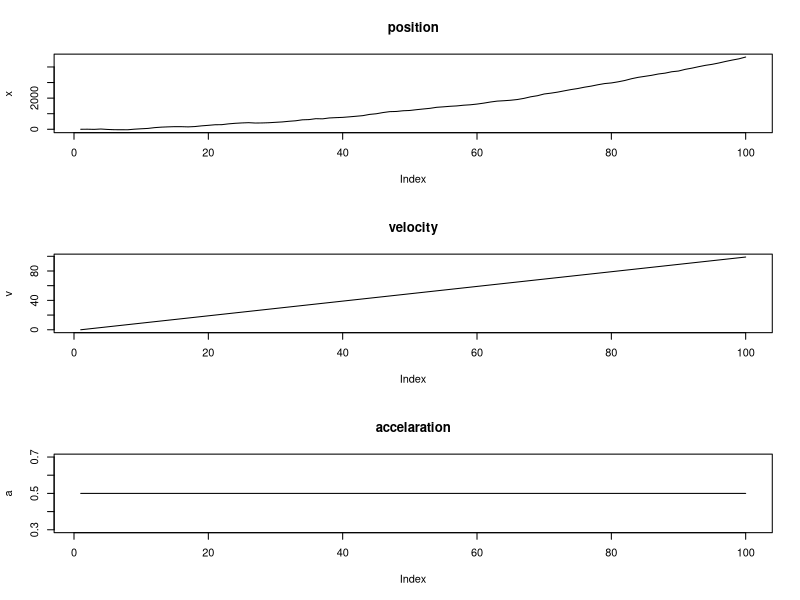
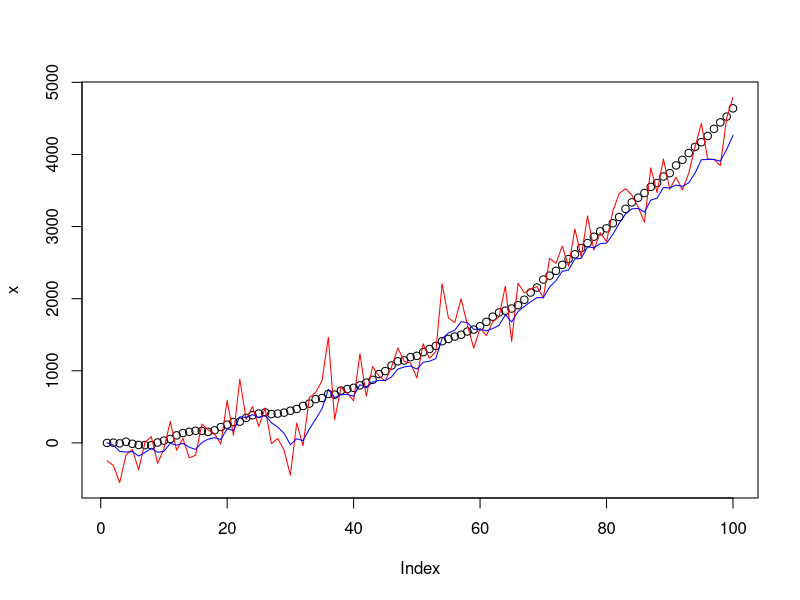

R code for these plots, in order:
# kalman filter -----------------------------------------------------------

# ref Practical Timeseries Analysis

## rocket will take 100 time steps
ts.length <- 100
# the acceleration will drive the motion
a <- rep(0.5, ts.length)
a
# position and velocity start a 0
x <- rep(0, ts.length)
v <- rep(0, ts.length)

for (ts in 2:ts.length){
  x[ts] <- v[ts -1] + x[ts - 1] + 1/2 * a[ts - 1]^2
  x[ts] <- x[ts] + rnorm(1, sd = 20)
  v[ts] <- v[ts - 1] + 2 * a[ts - 1]
}

par(mfrow = c(3, 1))
plot(x, main = "position", type="l")
plot(v, main = "velocity", type="l")
plot(a, main = "accelaration", type="l")

par(mfrow = c(1, 1))
# measurement from sensor
z <- x + rnorm(ts.length, sd=300)
plot(x, ylim = range(c(x, z)))
lines(z, col='red')

# apply kalman filter
kalman.motion <- function(z, Q, R, A, H){
  dimState = dim(Q)[1]
  xhatminus <- array(rep(0, ts.length * dimState), c(ts.length, dimState))
  xhat <- array(rep(0, ts.length * dimState), c(ts.length, dimState))
  Pminus <- array(rep(0, ts.length * dimState * dimState), 
                  c(ts.length, dimState, dimState))
  P <- array(rep(0, ts.length * dimState * dimState),
             c(ts.length, dimState, dimState))
  K <- array(rep(0, ts.length * dimState),
             c(ts.length, dimState))
  
  # initial guesses = starting at 0 for all metrics
  xhat[1, ] <- rep(0, dimState)
  P[1, , ] <- diag(dimState)
  
  for (k in 2:ts.length){
    # time update
    xhatminus[k, ] <- A %*% matrix(xhat[k-1, ])
    Pminus[k, , ] <- A %*% P[k-1, , ] %*% t(A) + Q
    K[k, ] <- Pminus[k, , ] %*% H %*% solve(t(H) %*% Pminus[k, , ] %*% H + R)
    xhat[k, ] <- xhatminus[k, ] + K[k, ] %*% (z[k] - t(H) %*% xhatminus[k, ])
    P[k, , ] <- (diag(dimState) - K[k, ] %*% t(H)) %*% Pminus[k, , ]
  }
  
  # we return both the forecast and the smoothed value
  return(list(xhat = xhat, xhatminus = xhatminus))
}

# noise parameters
R <- 10^2
Q <- 10

# dynamical paramters
A <- matrix(1) # x_t = A * x_t-1
H <- matrix(1) # y_t = H* x_t

# run the data through the kalman filtering method
xhat <- kalman.motion(z, diag(1)*Q, R, A, H)[[1]]
lines(xhat, col='blue')
